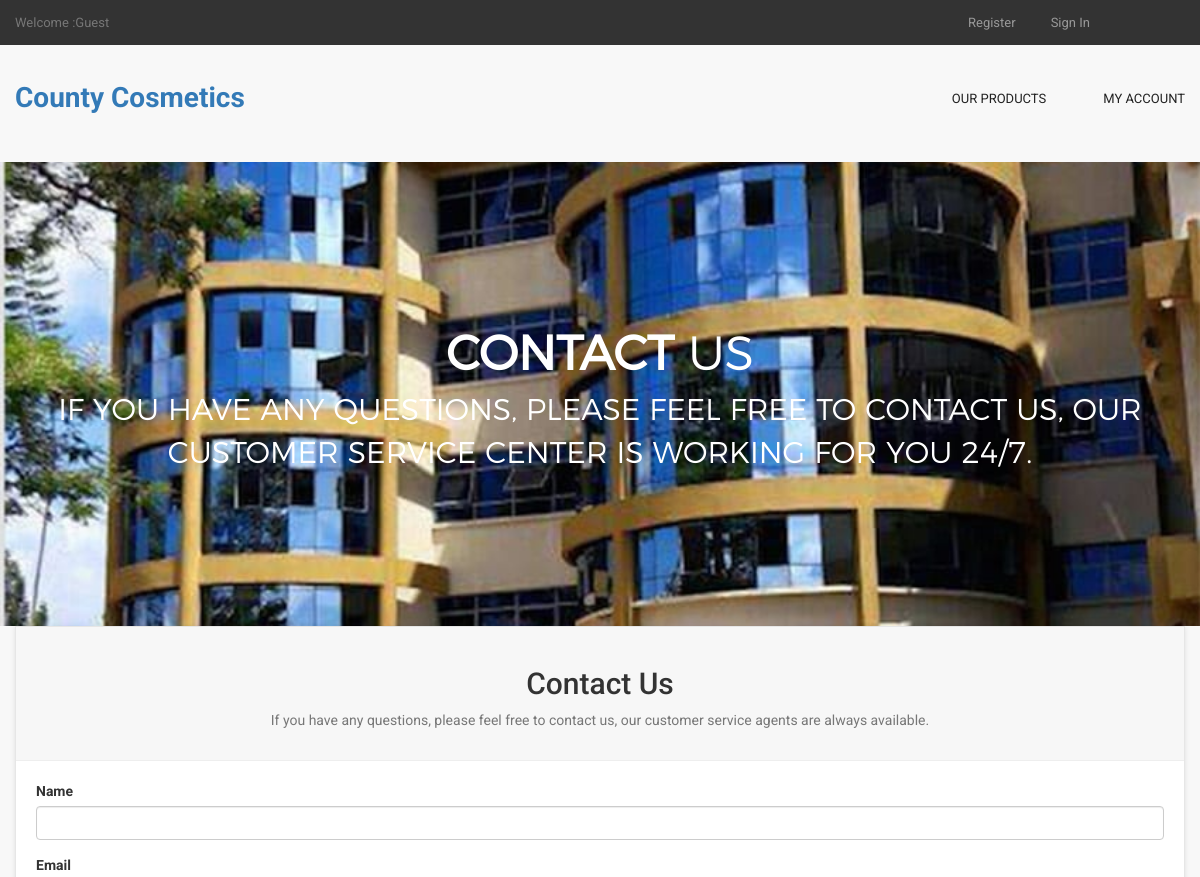
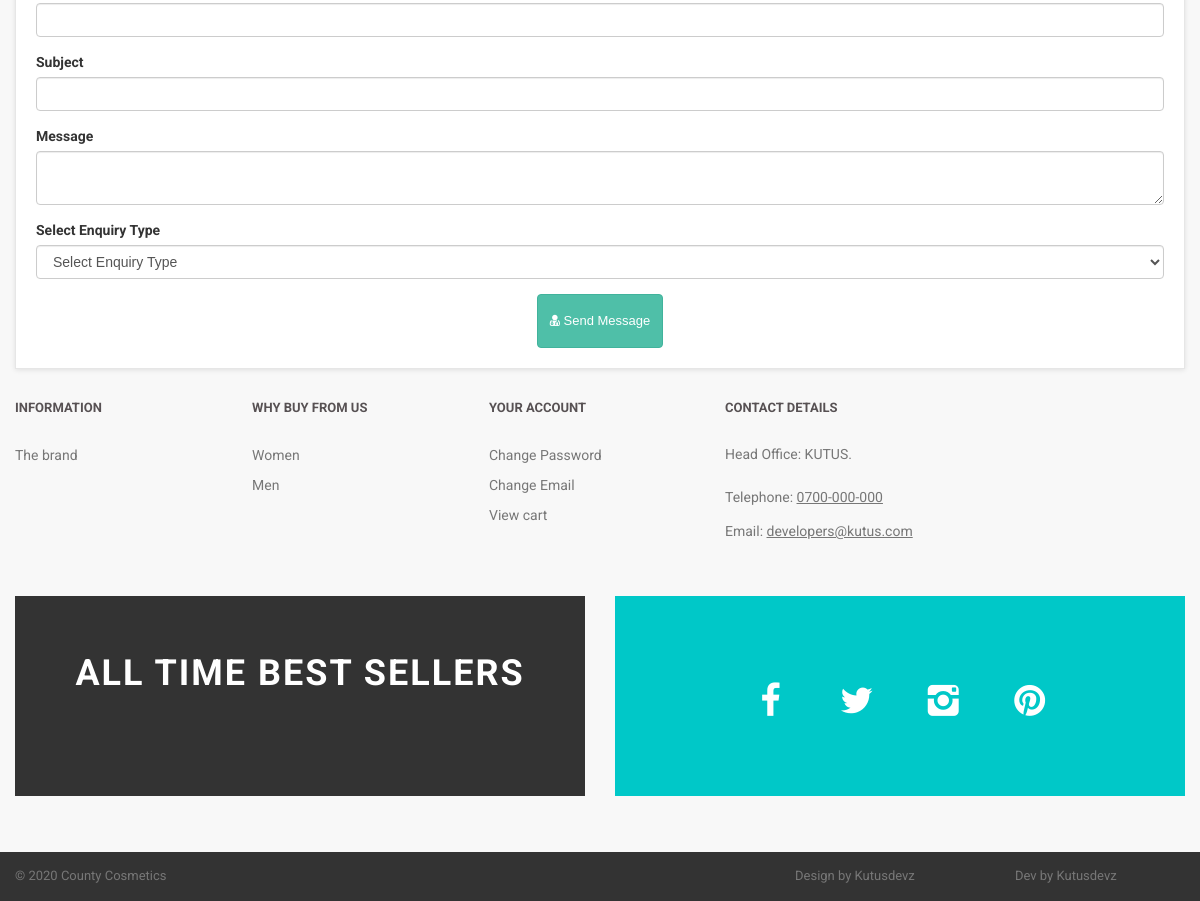
The page /contact.php on the database its author committed (2 pictures, top to bottom).
### tables this page shows
CREATE TABLE `contact_us` (
  `contact_id` int(10) NOT NULL,
  `contact_email` text NOT NULL,
  `contact_heading` text NOT NULL,
  `contact_desc` text NOT NULL
);

### contact.php (the view, shortened to what this page needs)
<?php
include("includes/db.php");
include("includes/header.php");
include("includes/main.php");
?>
  <main>
    <div class="nero">
      <div class="nero__heading">
        <span class="nero__bold">Contact</span> Us
      </div>
      <p class="nero__text">
      If you have any questions, please feel free to contact us, our customer service center is working for you 24/7.
      </p>
    </div>
  </main>
<div class="col-md-12" >
<div class="box" >
<div class="box-header" >
<center>
<?php
$get_contact_us = "select * from contact_us";
$run_conatct_us = mysqli_query($con,$get_contact_us);
$row_conatct_us = mysqli_fetch_array($run_conatct_us);
$contact_heading = $row_conatct_us['contact_heading'];
$contact_desc = $row_conatct_us['contact_desc'];
?>
<h2> <?php echo $contact_heading; ?> </h2>
<p class="text-muted" >
<?php echo $contact_desc; ?>
</p>
</center>
</div>
<form action="contact.php" method="post" >
<div class="form-group" >
<label>Name</label>
<input type="text" class="form-control" name="name" required>
</div>
<div class="form-group">
<label>Email</label>
<input type="text" class="form-control" name="email" required>
</div>
<div class="form-group">
<label> Subject </label>
<input type="text" class="form-control" name="subject" required>
</div>
<div class="form-group">
<label> Message </label>
<textarea class="form-control" name="message"> </textarea>
</div>
<div class="form-group">
<label> Select Enquiry Type </label>
<select name="enquiry_type" class="form-control">
<option> Select Enquiry Type </option>
</select>
</div>
<div class="text-center">
<button type="submit" name="submit" class="btn btn-primary">
<i class="fa fa-user-md"></i> Send Message
</button>
</div>
</form>
</div>
</div>
<?php
include("includes/footer.php");
?>
</body>
</html>

### styles/backend.css (style rules this page uses)
html { font-family: "Roboto", Helvetica, Arial, sans-serif; line-height: 1.15; }
body { margin: 0 }
figcaption, figure, main { display: block }
button, input, optgroup, select, textarea { font-family: sans-serif; font-size: 100%; line-height: 1.15; margin: 0 }
button, input { overflow: visible }
button, select { text-transform: none }
[type=reset], [type=submit], button, html [type=button] { -webkit-appearance: button }
textarea { overflow: auto }
html { box-sizing: border-box }
body { min-width: 1190px; font-family: Montserrat, sans-serif; font-weight: 400; background-color: white; }
.btn { display: inline-block; vertical-align: top; font-size: 13px; line-height: 40px; text-decoration: none; -webkit-transition: .3s; transition: .3s }
.nero { padding-top: 160px; padding-bottom: 140px; font-family: 'montserratlight', sans-serif; text-align: center; text-transform: uppercase; color: #FFF; background: #666 url("../customer/images/county.jpg") no-repeat; background-size: cover; background-position: center; }
.nero__heading { font-size: 48px; }
.nero__bold { font-weight: 700; }
.nero__text { font-size: 30px; }

### styles/style.css (style rules this page uses)
body { font-family: "Roboto", Helvetica, Arial, sans-serif; font-size: 14px; line-height: 1.42857143; color: #333333; background-color: #f0f0f0; overflow-x: hidden; }
.btn-primary { color:rgb(255, 255, 255); background-color:rgb(79, 191, 168); border-color:rgb(65, 179, 156); }
.box { background: #fff; margin: 0 0 30px; border: solid 1px #e6e6e6; box-sizing: border-box; padding:20px; box-shadow: 0 1px 5px rgba(0, 0, 0, 0.1); }
.box .box-header { background:#f7f7f7; margin:-20px -20px 20px; padding:20px; border-bottom: solid 1px #eeeeee; }

### rows shown on the page
contact_us: contact_heading "Contact Us", contact_desc "If you have any questions, please feel free to contact us, our customer service agents are always available."
